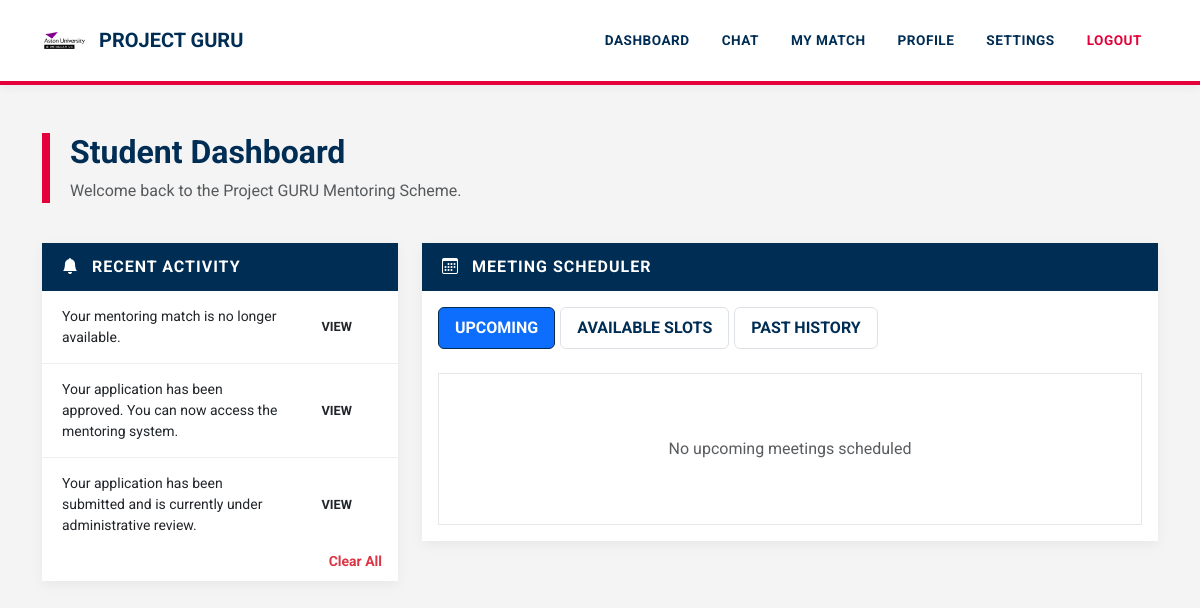
The app's page /dashboard (signed in) with its own data.
### tables this page shows
CREATE TABLE notifications (
    id INTEGER PRIMARY KEY AUTOINCREMENT,
    user_id INTEGER,
    message TEXT,
    link TEXT,
    created_at TIMESTAMP DEFAULT CURRENT_TIMESTAMP
);

### app.py (the view, shortened to what this page needs)
@app.route("/dashboard")
def dashboard():
    if "user_id" not in session:
        return redirect("/login")
    conn = get_db()
    user = conn.execute(
        "SELECT * FROM users WHERE id=?",
        (session["user_id"],)
    ).fetchone()
    if not user:
        session.clear()
        conn.close()
        return redirect("/login")
    user_id = session["user_id"]
    profile = get_active_profile()
    if not profile:
        conn.close()
        return "Please select a profile"
    role = profile["role"]
    if role == "mentor":
        matches = conn.execute("""
            SELECT * FROM matches
            WHERE mentor_id=?
        """, (user_id,)).fetchall()
    else:
        matches = conn.execute("""
            SELECT * FROM matches
            WHERE mentee_id=?
        """, (user_id,)).fetchall()
    match = None
    for m in matches:
        if m["status"] == "final":
            match = m
            break
    selected_date = request.args.get("filter_date")
    if selected_date == "":
        selected_date = None
    slots = []
    upcoming_meetings = []
    past_meetings = []
    notifications = conn.execute("""
        SELECT *
        FROM notifications
        WHERE user_id=?
        ORDER BY created_at DESC
    """, (user_id,)).fetchall()
    user_profiles = conn.execute("""
        SELECT * FROM profiles
        WHERE user_id=?
    """, (user_id,)).fetchall()
    conn.close()
    return render_template(
        "dashboard.html",
        user=user,
        role=role,
        user_profiles=user_profiles,
        matches=matches,
        match=match,
        slots=slots,
        upcoming_meetings=upcoming_meetings,
        past_meetings=past_meetings,
        notifications=notifications,
        current_date=date.today(),
        user_id=user_id,
    )

### app.py (called while the page is built)
def get_db():
    conn = sqlite3.connect("database.db", timeout=30)
    conn.row_factory = sqlite3.Row
    return conn

def get_active_profile():
    if "profile_id" not in session:
        return None
    conn = get_db()
    profile = conn.execute("""
        SELECT * FROM profiles
        WHERE id=? AND user_id=?
    """, (session["profile_id"], session["user_id"])).fetchone()
    conn.close()
    return profile

### templates/dashboard.html (shortened to what this page needs)
<!DOCTYPE html>
<html lang="en">
<head>
    <link href="https://cdn.jsdelivr.net/npm/bootstrap@5.3.2/dist/css/bootstrap.min.css" rel="stylesheet">
    <link rel="stylesheet" href="https://cdn.jsdelivr.net/npm/bootstrap-icons@1.11.3/font/bootstrap-icons.css">
</head>
<body>
{% include "navbar.html" %}
<div class="container mt-5">
    <div class="dashboard-header">
        <h2 class="fw-bold">Student Dashboard</h2>
        <p class="text-muted mb-0">Welcome back to the Project GURU Mentoring Scheme.</p>
    </div>
    <div class="row">
        <div class="col-lg-4">
            <div class="card">
                <div class="card-header-aston">
                    <i class="bi bi-bell-fill me-2"></i> Recent Activity
                </div>
                <div class="card-body p-0">
                    {% if notifications %}
                    <div class="notifications-scroll">
                        {% for n in notifications %}
                        <div class="notification-item d-flex justify-content-between align-items-center">
                            <span class="small">{{ n.message }}</span>
                            {% if n.link %}
                            <a href="{{ n.link }}" class="btn btn-sm btn-aston-red ms-2">View</a>
                            {% endif %}
                        </div>
                        {% endfor %}
                    </div>
                    {% else %}
                    <div class="p-4 text-center text-muted italic">No new notifications</div>
                    {% endif %}
                </div>
                <div class="card-footer bg-white border-0 text-end">
                    <a href="/clear_notifications" class="text-danger small fw-bold text-decoration-none">Clear All</a>
                </div>
            </div>
        </div>
        <div class="col-lg-8">
            <div class="card">
                <div class="card-header-aston">
                    <i class="bi bi-calendar3 me-2"></i> Meeting Scheduler
                </div>
                <div class="card-body">
                    <ul class="nav nav-pills mb-4">
                        <li class="nav-item">
                            <a class="nav-link {% if request.args.get('tab','upcoming') == 'upcoming' %}active{% endif %}" href="/dashboard?tab=upcoming">Upcoming</a>
                        </li>
                        <li class="nav-item">
                            <a class="nav-link {% if request.args.get('tab') == 'available' %}active{% endif %}" href="/dashboard?tab=available">Available Slots</a>
                        </li>
                        <li class="nav-item">
                            <a class="nav-link {% if request.args.get('tab') == 'past' %}active{% endif %}" href="/dashboard?tab=past">Past History</a>
                        </li>
                    </ul>
                    {% if request.args.get("tab","upcoming") == "upcoming" %}
                    <div class="slot-box">
                        {% for slot in upcoming_meetings %}
                        <div class="card mb-3 border shadow-sm meeting-item">
                            <div class="card-body d-flex justify-content-between align-items-center">
                                <div>
                                    <h6 class="mb-1 fw-bold text-primary"><i class="bi bi-calendar-check me-2"></i> {{ slot.date }}</h6>
                                    <small class="text-muted fw-bold">TIME: {{ slot.start_time }} — {{ slot.end_time }}</small>
                                </div>
                                <div class="text-end">
                                    <span class="badge badge-aston bg-success mb-2 d-block">Confirmed</span>
                                    {% if user_id == match.mentee_id %}
                                    <a href="/cancel_booking/{{slot.id}}?tab=upcoming" class="btn btn-link text-danger btn-sm p-0 fw-bold">Cancel Booking</a>
                                    {% elif user_id == match.mentor_id %}
                                    <a href="/mentor_cancel_meeting/{{slot.id}}?tab=upcoming" class="btn btn-link text-danger btn-sm p-0 fw-bold">Cancel Meeting</a>
                                    {% endif %}
                                </div>
                            </div>
                        </div>
                        {% else %}
                        <div class="text-center py-5 text-muted">No upcoming meetings scheduled</div>
                        {% endfor %}
                    </div>
                    {% endif %}
                </div>
            </div>
        </div>
    </div>
</div>
</body>
</html>

### templates/dashboard.html (style rules this page uses)
:root { --aston-navy: #002d54; --aston-red: #e4003a; --aston-grey: #f4f4f4; --aston-dark-grey: #333333; }
body { background-color: var(--aston-grey); font-family: 'Roboto', sans-serif; color: var(--aston-dark-grey); }
.dashboard-header { border-left: 8px solid var(--aston-red); padding-left: 20px; color: var(--aston-navy); margin-bottom: 40px; }
.card { border: none; border-radius: 0; box-shadow: 0 4px 12px rgba(0,0,0,0.05); margin-bottom: 25px; }
.card-header-aston { background-color: var(--aston-navy); color: white; font-weight: 700; text-transform: uppercase; padding: 12px 20px; letter-spacing: 1px; }
.notifications-scroll { max-height: 250px; overflow-y: auto; }
.notification-item { border-bottom: 1px solid #eee; padding: 15px 20px; transition: background 0.2s; }
.nav-pills .nav-link { border-radius: 0; color: var(--aston-navy); font-weight: 700; text-transform: uppercase; margin-right: 5px; border: 1px solid #dee2e6; }
.nav-pills .nav-link.active { background-color: var(--aston-navy); border-color: var(--aston-navy); }
.slot-box { max-height: 400px; overflow-y: auto; background: white; padding: 15px; border: 1px solid #e5e7eb; }
.btn-aston-red { background-color: var(--aston-red); color: white; border: none; border-radius: 0; font-weight: 700; text-transform: uppercase; }

### templates/navbar.html (style rules this page uses)
:root { --aston-navy: #002d54; --aston-red: #e4003a; --aston-grey: #f4f4f4; --aston-dark-grey: #333333; }
body { background-color: var(--aston-grey) !important; font-family: 'Roboto', Arial, sans-serif !important; color: var(--aston-dark-grey); }
.card { border: none !important; border-radius: 0 !important; box-shadow: 0 4px 12px rgba(0,0,0,0.05) !important; }
.btn { border-radius: 0 !important; font-weight: 700 !important; text-transform: uppercase; font-size: 0.8rem; padding: 10px 25px !important; }

### records on screen
notifications: message "Your mentoring match is no longer available."
notifications: message "Your application has been approved. You can now access the mentoring system."
notifications: message "Your application has been submitted and is currently under administrative review."
